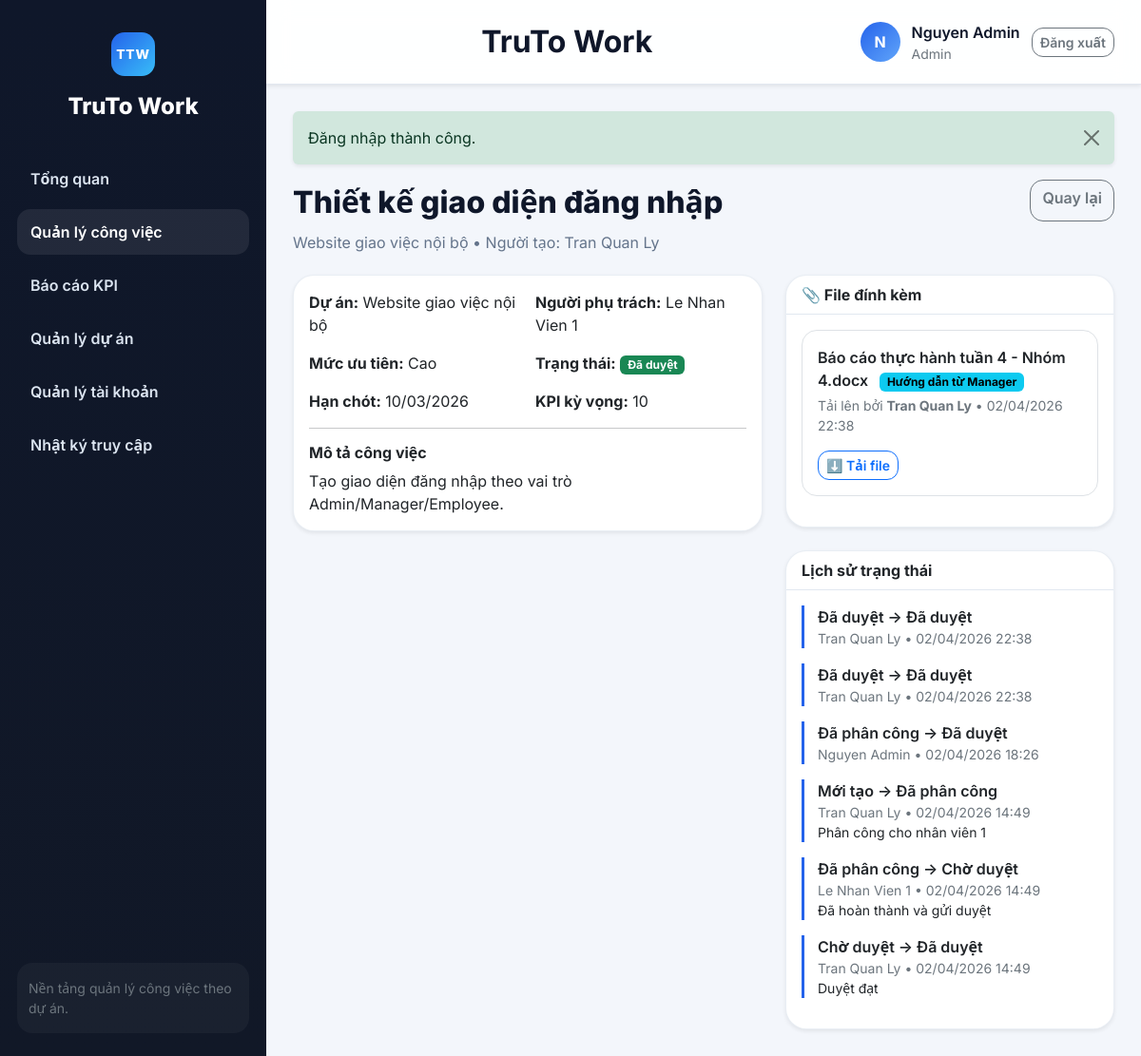
Screenshot of /index.php?route=cong_viec/show&id=1 (signed in) with the database file from the repository.
### tables this page shows
CREATE TABLE `tai_khoan` (
  `id` int(11) NOT NULL,
  `name` varchar(150) NOT NULL,
  `email` varchar(150) NOT NULL,
  `password` varchar(255) NOT NULL,
  `role` enum('admin','manager','employee') NOT NULL DEFAULT 'employee',
  `department` varchar(100) DEFAULT NULL,
  `status` enum('active','inactive') NOT NULL DEFAULT 'active',
  `created_at` datetime NOT NULL
);

CREATE TABLE `cong_viec` (
  `id` int(11) NOT NULL,
  `project_id` int(11) NOT NULL,
  `title` varchar(200) NOT NULL,
  `description` text DEFAULT NULL,
  `priority` enum('low','medium','high') NOT NULL DEFAULT 'medium',
  `status` enum('new','assigned','in_progress','blocked','submitted','approved','redo') NOT NULL DEFAULT 'new',
  `deadline` date NOT NULL,
  `start_date` date DEFAULT NULL,
  `assignee_id` int(11) DEFAULT NULL,
  `created_by` int(11) NOT NULL,
  `expected_score` int(11) NOT NULL DEFAULT 0,
  `review_score` int(11) DEFAULT NULL,
  `review_comment` text DEFAULT NULL,
  `approved_at` datetime DEFAULT NULL,
  `created_at` datetime NOT NULL,
  `updated_at` datetime NOT NULL
);

CREATE TABLE `du_an` (
  `id` int(11) NOT NULL,
  `code` varchar(50) NOT NULL,
  `name` varchar(150) NOT NULL,
  `description` text DEFAULT NULL,
  `start_date` date DEFAULT NULL,
  `end_date` date DEFAULT NULL,
  `priority` enum('low','medium','high') NOT NULL DEFAULT 'medium',
  `status` enum('planning','active','completed') NOT NULL DEFAULT 'active',
  `created_by` int(11) NOT NULL,
  `created_at` datetime NOT NULL
);

CREATE TABLE `tep_dinh_kem` (
  `id` int(11) NOT NULL,
  `task_id` int(11) NOT NULL,
  `original_name` varchar(255) NOT NULL,
  `stored_name` varchar(255) NOT NULL,
  `mime_type` varchar(150) DEFAULT NULL,
  `file_size` int(11) NOT NULL,
  `encrypted_path` varchar(255) NOT NULL,
  `uploaded_by` int(11) NOT NULL,
  `file_type` varchar(20) DEFAULT 'employee',
  `upload_reason` varchar(255) DEFAULT NULL,
  `created_at` datetime NOT NULL
);

CREATE TABLE `lich_su_trang_thai_cong_viec` (
  `id` int(11) NOT NULL,
  `task_id` int(11) NOT NULL,
  `user_id` int(11) NOT NULL,
  `old_status` varchar(50) NOT NULL,
  `new_status` varchar(50) NOT NULL,
  `note` varchar(255) DEFAULT NULL,
  `created_at` datetime NOT NULL
);

### app/views/cong_viec/show.php (the view, shortened to what the rows shown need)
<?php
$taskAccessModel = new \App\Models\Task();
?>
<div class="section-header">
    <div>
        <div class="section-title"><?= e($task['title']) ?></div>
        <p class="section-desc"><?= e($task['project_name']) ?> • Người tạo: <?= e($task['creator_name']) ?></p>
    </div>
    <div class="d-flex gap-2 flex-wrap">
        <a class="btn btn-outline-secondary" href="<?= e(route_url('cong_viec/index')) ?>">Quay lại</a>
    </div>
</div>
<div class="row g-4">
    <div class="col-lg-7">
        <div class="card border-0 shadow-sm mb-4">
            <div class="card-body">
                <div class="row g-3">
                    <div class="col-md-6"><strong>Dự án:</strong> <?= e($task['project_name']) ?></div>
                    <div class="col-md-6"><strong>Người phụ trách:</strong> <?= e($task['assignee_names'] ?? 'Chưa phân công') ?></div>
                    <div class="col-md-6"><strong>Mức ưu tiên:</strong> <?= e(priority_label($task['priority'])) ?></div>
                    <div class="col-md-6"><strong>Trạng thái:</strong> <span class="badge text-bg-<?= e(status_badge_class($task['status'])) ?>"><?= e(status_label($task['status'])) ?></span></div>
                    <div class="col-md-6"><strong>Hạn chót:</strong> <?= e(format_date($task['deadline'])) ?></div>
                    <div class="col-md-6"><strong>KPI kỳ vọng:</strong> <?= e((string) $task['expected_score']) ?></div>
                </div>
                <hr>
                <h2 class="h6 fw-bold">Mô tả công việc</h2>
                <p class="mb-0"><?= nl2br(e($task['description'])) ?></p>
            </div>
        </div>
    </div>
    <div class="col-lg-5">
        <div class="card border-0 shadow-sm mb-4">
            <div class="card-header">📎 File đính kèm</div>
            <div class="card-body">
                <?php
                $userRole = current_user()['role'];
                $canAccessTask = $taskAccessModel->canAccess(current_user(), (int) $task['id']);
                ?>
                <?php foreach ($tep_dinh_kem as $file): ?>
                    <?php
                    $canViewManagerFile = ($file['file_type'] === 'manager') &&
                        in_array($userRole, ['manager', 'admin'], true);
                    $canViewProjectManagerFile = ($file['file_type'] === 'project_manager') && $canAccessTask;
                    if ($file['file_type'] === 'employee' || $canViewManagerFile || $canViewProjectManagerFile):
                    ?>
                        <div class="border rounded-4 p-3 mb-3">
                            <div class="d-flex align-items-start justify-content-between">
                                <div class="flex-grow-1">
                                    <div class="fw-semibold">
                                        <?= e($file['original_name']) ?>
                                        <?php if ($file['file_type'] === 'manager'): ?>
                                            <span class="badge text-bg-info ms-2">Hướng dẫn từ Manager</span>
                                        <?php elseif ($file['file_type'] === 'project_manager'): ?>
                                            <span class="badge text-bg-warning ms-2">File từ Manager</span>
                                        <?php else: ?>
                                            <span class="badge text-bg-success ms-2">Nộp từ Employee</span>
                                        <?php endif; ?>
                                    </div>
                                    <div class="small text-secondary mb-2 mt-1">
                                        Tải lên bởi <strong><?= e($file['uploader_name']) ?></strong>
                                        • <?= e(format_datetime($file['created_at'])) ?>
                                    </div>
                                </div>
                            </div>
                            <a class="btn btn-sm btn-outline-primary mt-2" href="<?= e(route_url('files/download', ['id' => $file['id']])) ?>">
                                ⬇️ Tải file
                            </a>
                        </div>
                    <?php endif; ?>
                <?php endforeach; ?>
            </div>
        </div>
        <div class="card border-0 shadow-sm">
            <div class="card-header">Lịch sử trạng thái</div>
            <div class="card-body">
                <?php foreach ($logs as $log): ?>
                    <div class="timeline-item">
                        <div class="fw-semibold"><?= e(status_label($log['old_status'])) ?> → <?= e(status_label($log['new_status'])) ?></div>
                        <div class="small text-secondary"><?= e($log['name']) ?> • <?= e(format_datetime($log['created_at'])) ?></div>
                        <?php if ($log['note']): ?><div class="small"><?= e($log['note']) ?></div><?php endif; ?>
                    </div>
                <?php endforeach; ?>
            </div>
        </div>
    </div>
</div>

### app/views/layouts/main.php (shortened to what the rows shown need)
<?php
$flash = consume_flash();
$authUser = current_user();
$currentRoute = (string) ($_GET['route'] ?? ($authUser ? 'dashboard/index' : 'home/index'));
$isPublicPage = !$authUser && str_starts_with($currentRoute, 'home/');
$isLoginPage = !$authUser && str_starts_with($currentRoute, 'auth/');
?>
<!doctype html>
<html lang="vi">
<head>
    <link href="https://cdn.jsdelivr.net/npm/bootstrap@5.3.3/dist/css/bootstrap.min.css" rel="stylesheet">
    <link href="assets/css/app.css?v=20260404a" rel="stylesheet">
</head>
<body>
<?php if ($isPublicPage): ?>
    <div class="public-site-shell">
        <header class="public-header">
            <div class="public-container public-header-inner">
                <a class="brand-public" href="<?= e(route_url('home/index')) ?>">
                    <span class="brand-public-mark">TTW</span>
                    <span>
                        <strong>TruTo Work</strong>
                        <small>Quản lý công việc theo dự án</small>
                    </span>
                </a>
                <nav class="public-nav">
                    <a class="<?= $currentRoute === 'home/index' ? 'is-active' : '' ?>" href="<?= e(route_url('home/index')) ?>">Trang chủ</a>
                    <a class="<?= $currentRoute === 'home/about' ? 'is-active' : '' ?>" href="<?= e(route_url('home/about')) ?>">Giới thiệu</a>
                    <a href="<?= e(route_url('auth/login')) ?>">Đăng nhập</a>
                </nav>
            </div>
        </header>
        <main class="public-main">
            <div class="public-container">
                <?php if ($flash): ?>
                    <div class="alert alert-<?= e($flash['type']) ?> alert-dismissible fade show shadow-sm border-0 mt-3">
                        <?= e($flash['message']) ?>
                        <button type="button" class="btn-close" data-bs-dismiss="alert"></button>
                    </div>
                <?php endif; ?>
                <?= $content ?>
            </div>
        </main>
        <footer class="public-footer">
            <div class="public-container public-footer-inner">
                <span>TruTo Work</span>
            </div>
        </footer>
    </div>
<?php else: ?>
    <div class="app-shell">
        <aside class="sidebar shadow-sm">
            <div class="sidebar-brand">
                <div class="brand-icon">TTW</div>
                <div class="brand-title">TruTo Work</div>
            </div>
            <nav class="sidebar-menu">
                <a class="menu-link <?= e(active_menu('dashboard/')) ?>" href="<?= e(route_url('dashboard/index')) ?>">
                    <span>Tổng quan</span>
                </a>
                <a class="menu-link <?= e(active_menu('cong_viec/')) ?>" href="<?= e(route_url('cong_viec/index')) ?>">
                    <span>Quản lý công việc</span>
                </a>
                <a class="menu-link <?= e(active_menu('kpi/')) ?>" href="<?= e(route_url('kpi/index')) ?>">
                    <span>Báo cáo KPI</span>
                </a>
                <?php if (in_array($authUser['role'], ['admin', 'manager'], true)): ?>
                    <a class="menu-link <?= e(active_menu('du_an/')) ?>" href="<?= e(route_url('du_an/index')) ?>">
                        <span>Quản lý dự án</span>
                    </a>
                <?php endif; ?>
                <?php if ($authUser['role'] === 'admin'): ?>
                    <a class="menu-link <?= e(active_menu('tai_khoan/')) ?>" href="<?= e(route_url('tai_khoan/index')) ?>">
                        <span>Quản lý tài khoản</span>
                    </a>
                    <a class="menu-link <?= e(active_menu('nhat_ky/')) ?>" href="<?= e(route_url('nhat_ky/index')) ?>">
                        <span>Nhật ký truy cập</span>
                    </a>
                <?php endif; ?>
            </nav>
            <div class="sidebar-footer">
                <div class="small text-secondary">Nền tảng quản lý công việc theo dự án.</div>
            </div>
        </aside>
        <div class="main-shell">
            <header class="topbar shadow-sm">
                <div class="page-info">
                    <div class="page-label">TruTo Work</div>
                </div>
                <div class="topbar-user">
                    <div class="avatar-badge"><?= e(strtoupper(substr($authUser['name'], 0, 1))) ?></div>
                    <div>
                        <div class="fw-semibold"><?= e($authUser['name']) ?></div>
                        <div class="small text-secondary"><?= e(role_label($authUser['role'])) ?></div>
                    </div>
                    <a class="btn btn-outline-secondary btn-sm" href="<?= e(route_url('auth/logout')) ?>">Đăng xuất</a>
                </div>
            </header>
            <main class="content-shell">
                <?php if ($flash): ?>
                    <div class="alert alert-<?= e($flash['type']) ?> alert-dismissible fade show shadow-sm border-0">
                        <?= e($flash['message']) ?>
                        <button type="button" class="btn-close" data-bs-dismiss="alert"></button>
                    </div>
                <?php endif; ?>
                <?= $content ?>
            </main>
        </div>
    </div>
<?php endif; ?>
</body>
</html>

### rows the page displays
tai_khoan: name "N", name "Nguyen Admin", role "Admin"
cong_viec: title "Thiết kế giao diện đăng nhập", project.name "Website giao việc nội bộ", created_by.name "Tran Quan Ly", priority "Cao", status "Đã duyệt", deadline "10/03/2026", expected_score "10", description "Tạo giao diện đăng nhập theo vai trò Admin/Manager/Employee."
tep_dinh_kem: original_name "Báo cáo thực hành tuần 4 - Nhóm 4.docx", file_type "Hướng dẫn từ Manager", uploaded_by.name "Tran Quan Ly", created_at "02/04/2026 22:38"
lich_su_trang_thai_cong_viec: old_status "Đã duyệt", new_status "Đã duyệt", user.name "Tran Quan Ly", created_at "02/04/2026 22:38"
lich_su_trang_thai_cong_viec: old_status "Đã duyệt", new_status "Đã duyệt", user.name "Tran Quan Ly", created_at "02/04/2026 22:38"
lich_su_trang_thai_cong_viec: old_status "Đã phân công", new_status "Đã duyệt", user.name "Nguyen Admin", created_at "02/04/2026 18:26"
lich_su_trang_thai_cong_viec: old_status "Mới tạo", new_status "Đã phân công", user.name "Tran Quan Ly", created_at "02/04/2026 14:49", note "Phân công cho nhân viên 1"
lich_su_trang_thai_cong_viec: old_status "Đã phân công", new_status "Chờ duyệt", user.name "Le Nhan Vien 1", created_at "02/04/2026 14:49", note "Đã hoàn thành và gửi duyệt"
lich_su_trang_thai_cong_viec: old_status "Chờ duyệt", new_status "Đã duyệt", user.name "Tran Quan Ly", created_at "02/04/2026 14:49", note "Duyệt đạt"

### other values shown
$flash['message'] "Đăng nhập thành công."
$task['assignee_names'] "Le Nhan Vien 1"
